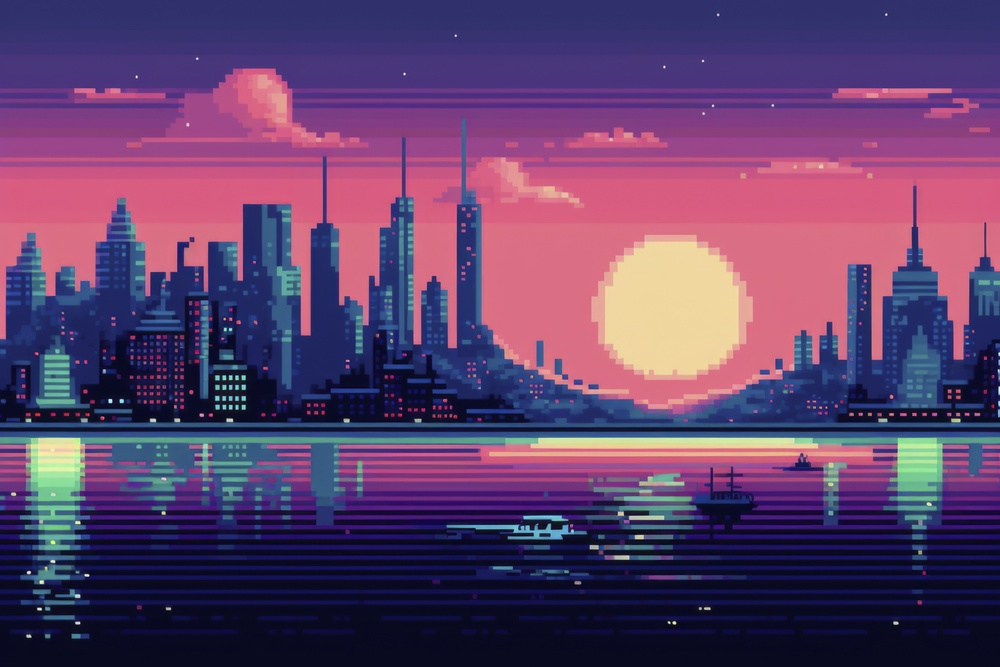
#> input picture code/images/input/sample.jpg, 1000 x 667 px, shrunk from 4032 x 2688 before the run
$ python main.py
#> lines starting #> are read from the running program, lines starting #| are printed output that depends on the picture
### code/functions/image_basics.py
import cv2
import numpy as np
import matplotlib.pyplot as plt

def analyze_image(image_path):
    # Load RGB and Grayscale
#> called with image_path = 'images/input/sample.jpg'
    img_rgb = cv2.imread(image_path)
#> img_rgb is the input picture: shape (667, 1000, 3); mean B, G, R 106.5, 64.4, 95.7
    img_rgb = cv2.cvtColor(img_rgb, cv2.COLOR_BGR2RGB)
    img_gray = cv2.cvtColor(img_rgb, cv2.COLOR_RGB2GRAY)

    print("===== LAB 01: Image Acquisition =====")
    print(f"Resolution     : {img_gray.shape[1]} x {img_gray.shape[0]}")
#| Resolution     : 1000 x 667
    print(f"Data Type      : {img_gray.dtype}")
#| Data Type      : uint8
    print(f"Pixel Matrix (top-left 5x5):\n{img_gray[:5, :5]}")
#| Pixel Matrix (top-left 5x5):
#| [[54 54 54 55 55]
#|  [54 54 54 55 55]
#|  [54 54 54 55 55]
#|  [54 55 55 55 55]
#|  [55 55 55 55 55]]

    fig, axes = plt.subplots(1, 2, figsize=(10, 4))
    axes[0].imshow(img_rgb);      axes[0].set_title("RGB Image");       axes[0].axis('off')
    axes[1].imshow(img_gray, cmap='gray'); axes[1].set_title("Grayscale"); axes[1].axis('off')
    plt.suptitle("Lab 01 - Image Acquisition")
    plt.tight_layout()
    plt.savefig("images/output/lab01_output.png")
    plt.show()

    return img_gray

### code/functions/sampling.py
import cv2
import matplotlib.pyplot as plt
import numpy as np

def sampling_quantization(img):
    print("\n===== LAB 02: Sampling & Quantization =====")
    scales = [0.25, 0.5, 1.0, 1.5, 2.0]
    fig, axes = plt.subplots(2, 5, figsize=(18, 7))

    # --- Sampling ---
    for i, scale in enumerate(scales):
        h, w = img.shape
        resized = cv2.resize(img, (int(w*scale), int(h*scale)))
        resized_back = cv2.resize(resized, (w, h))  # restore for comparison
        axes[0][i].imshow(resized_back, cmap='gray')
        axes[0][i].set_title(f"Scale {scale}x\n{resized.shape[1]}x{resized.shape[0]}")
        axes[0][i].axis('off')
        print(f"Scale {scale}x → Resolution: {resized.shape[1]}x{resized.shape[0]}")

    # --- Quantization (bit depth) ---
    bits = [8, 4, 2, 1]
    for i, bit in enumerate(bits):
        levels = 2 ** bit
        quantized = (img // (256 // levels)) * (256 // levels)
        axes[1][i].imshow(quantized, cmap='gray')
        axes[1][i].set_title(f"{bit}-bit ({levels} levels)")
        axes[1][i].axis('off')
    axes[1][4].axis('off')

    plt.suptitle("Lab 02 - Sampling & Quantization")
    plt.tight_layout()
    plt.savefig("images/output/lab02_output.png")
    plt.show()

### code/functions/transformations.py
import cv2
import numpy as np
import matplotlib.pyplot as plt

def geometric_transformations(img):
    print("\n===== LAB 03: Geometric Transformations =====")
    h, w = img.shape
#> h = 667; w = 1000
    cx, cy = w // 2, h // 2
#> cx = 500; cy = 333

    angles = [30, 45, 60, 90, 120, 150, 180]
    fig, axes = plt.subplots(2, 4, figsize=(16, 8))

    # Rotations
    for i, angle in enumerate(angles):
        M = cv2.getRotationMatrix2D((cx, cy), angle, 1.0)
        rotated = cv2.warpAffine(img, M, (w, h))
        axes[i // 4][i % 4].imshow(rotated, cmap='gray')
        axes[i // 4][i % 4].set_title(f"Rotation {angle}°")
        axes[i // 4][i % 4].axis('off')

    # Translation
    M_trans = np.float32([[1, 0, 50], [0, 1, 30]])
    translated = cv2.warpAffine(img, M_trans, (w, h))
    axes[1][3].imshow(translated, cmap='gray')
    axes[1][3].set_title("Translation (50,30)")
    axes[1][3].axis('off')

    plt.suptitle("Lab 03 - Geometric Transformations")
    plt.tight_layout()
    plt.savefig("images/output/lab03_output.png")
    plt.show()

    # Inverse (restore 90° rotation)
    M90 = cv2.getRotationMatrix2D((cx, cy), 90, 1.0)
    rotated90 = cv2.warpAffine(img, M90, (w, h))
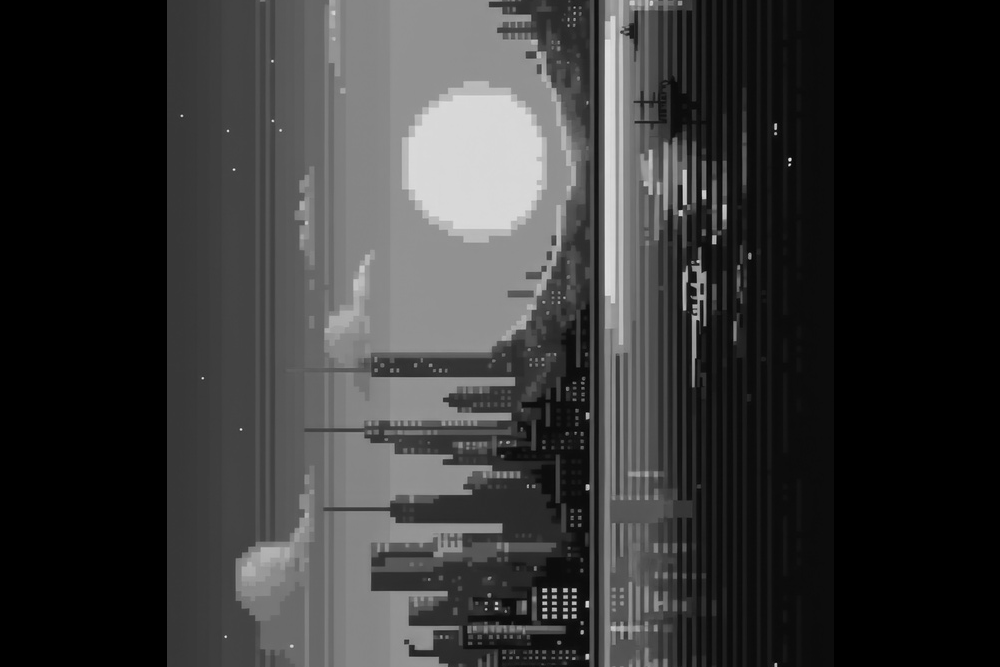
#> rotated90: shape (667, 1000); min 0, max 239, mean 53.8
    M_inv = cv2.getRotationMatrix2D((cx, cy), -90, 1.0)
    restored = cv2.warpAffine(rotated90, M_inv, (w, h))
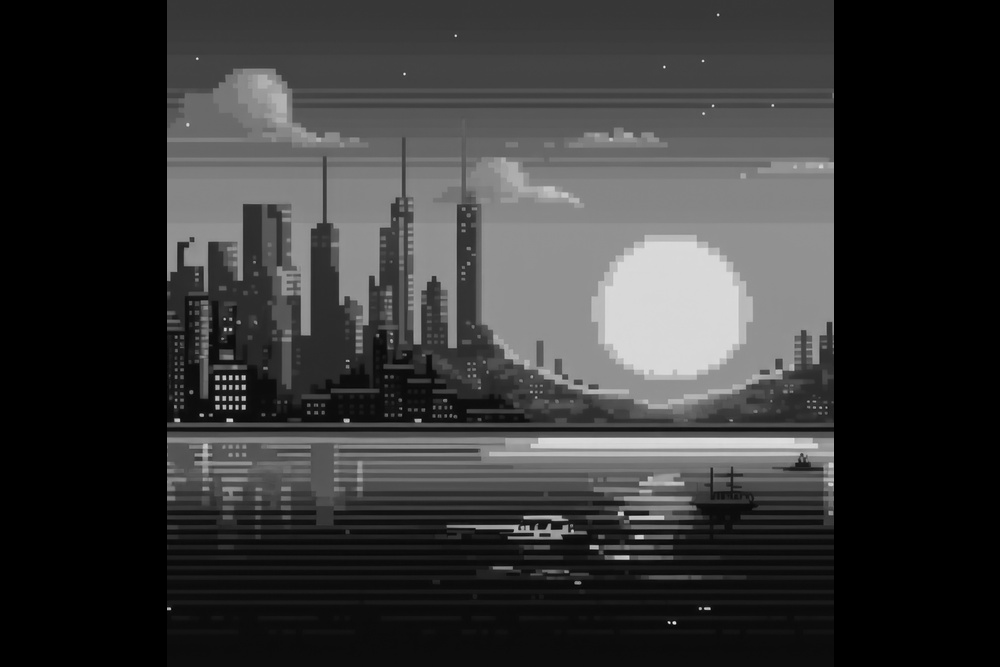
#> restored: shape (667, 1000); min 0, max 239, mean 53.8

    fig2, ax = plt.subplots(1, 3, figsize=(12, 4))
    ax[0].imshow(img, cmap='gray');        ax[0].set_title("Original");    ax[0].axis('off')
    ax[1].imshow(rotated90, cmap='gray');  ax[1].set_title("Rotated 90°"); ax[1].axis('off')
    ax[2].imshow(restored, cmap='gray');   ax[2].set_title("Restored");    ax[2].axis('off')
    plt.suptitle("Lab 03 - Inverse Transformation")
    plt.savefig("images/output/lab03_inverse.png")
    plt.show()

### code/functions/intensity.py
import cv2
import numpy as np
import matplotlib.pyplot as plt

def intensity_transformations(img):
    print("\n===== LAB 04: Intensity Transformations =====")

    # Negative
    negative = 255 - img
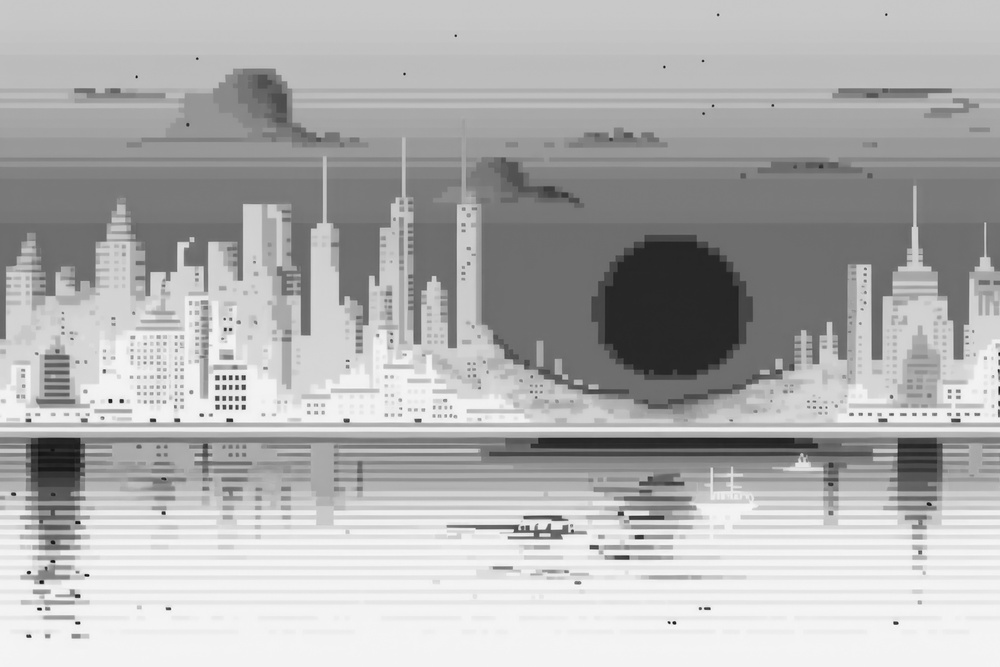
#> negative: shape (667, 1000); min 3, max 253, mean 176.4

    # Log transformation
    img_float = np.float32(img) + 1
    c = 255 / np.log(1 + np.max(img_float))
#> c = 46.05
    log_img = np.uint8(c * np.log(img_float))
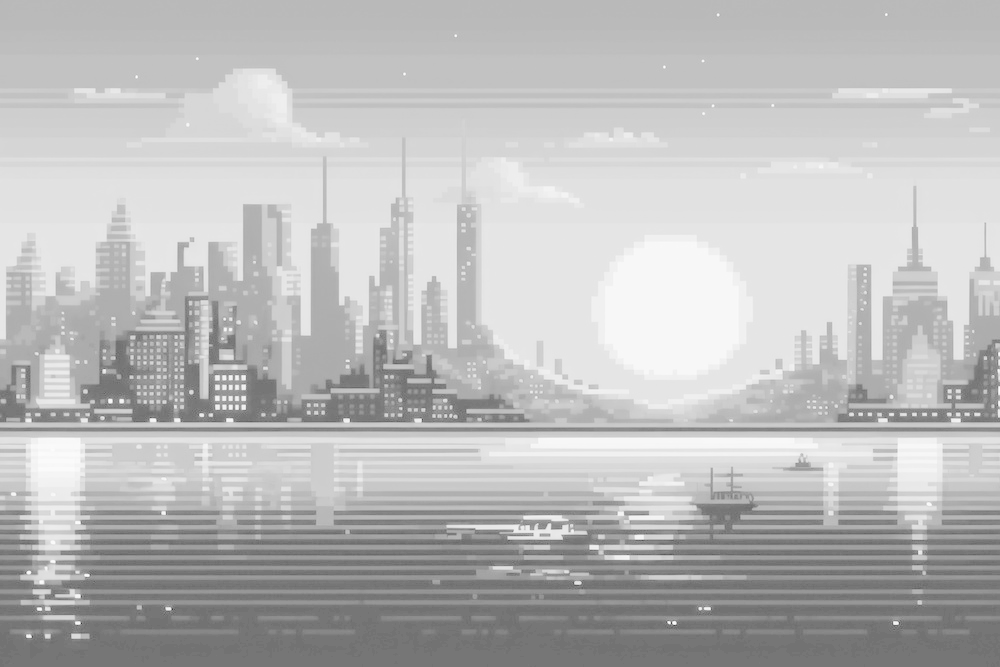
#> log_img: shape (667, 1000); min 50, max 254, mean 187.5

    # Gamma corrections
    def gamma_correction(image, gamma):
#> called with gamma = 0.5
        table = np.array([(i / 255.0) ** gamma * 255 for i in range(256)], dtype=np.uint8)
        return cv2.LUT(image, table)

    gamma_05 = gamma_correction(img, 0.5)
    gamma_15 = gamma_correction(img, 1.5)
#> call 2 of gamma_correction, with gamma = 1.5
#> in gamma_correction (call 2), `return cv2.LUT(image, table)`:
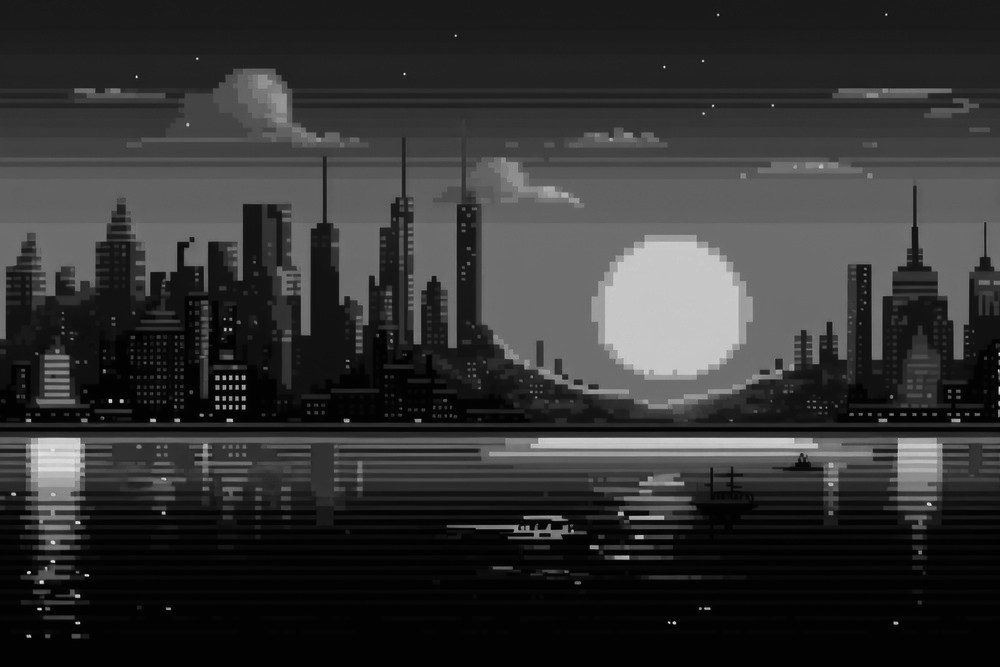
#> returned value: shape (667, 1000); min 0, max 250, mean 50.5

    titles = ["Original", "Negative", "Log", "Gamma=0.5", "Gamma=1.5"]
    images = [img, negative, log_img, gamma_05, gamma_15]

    fig, axes = plt.subplots(1, 5, figsize=(18, 4))
    for ax, image, title in zip(axes, images, titles):
        ax.imshow(image, cmap='gray')
        ax.set_title(title)
        ax.axis('off')
#> this loop made 5 passes
#> title on passes 1 to 5: 'Original', 'Negative', 'Log', 'Gamma=0.5', 'Gamma=1.5'

    plt.suptitle("Lab 04 - Intensity Transformations")
    plt.tight_layout()
    plt.savefig("images/output/lab04_output.png")
    plt.show()

    print("Best for Brightening      → Gamma = 0.5")
    print("Best for Highlighting Details → Log Transformation")

    return gamma_05  # best enhanced version

### code/functions/histogram.py
import cv2
import matplotlib.pyplot as plt

def histogram_processing(img):
    print("\n===== LAB 05: Histogram Processing =====")

    equalized = cv2.equalizeHist(img)

    fig, axes = plt.subplots(2, 2, figsize=(12, 8))

    axes[0][0].imshow(img, cmap='gray');       axes[0][0].set_title("Original Image");    axes[0][0].axis('off')
    axes[0][1].imshow(equalized, cmap='gray'); axes[0][1].set_title("Equalized Image");   axes[0][1].axis('off')
    axes[1][0].hist(img.ravel(), 256, [0, 256], color='blue', alpha=0.7)
    axes[1][0].set_title("Original Histogram")
    axes[1][1].hist(equalized.ravel(), 256, [0, 256], color='green', alpha=0.7)
    axes[1][1].set_title("Equalized Histogram")

    plt.suptitle("Lab 05 - Histogram Processing")
    plt.tight_layout()
    plt.savefig("images/output/lab05_output.png")
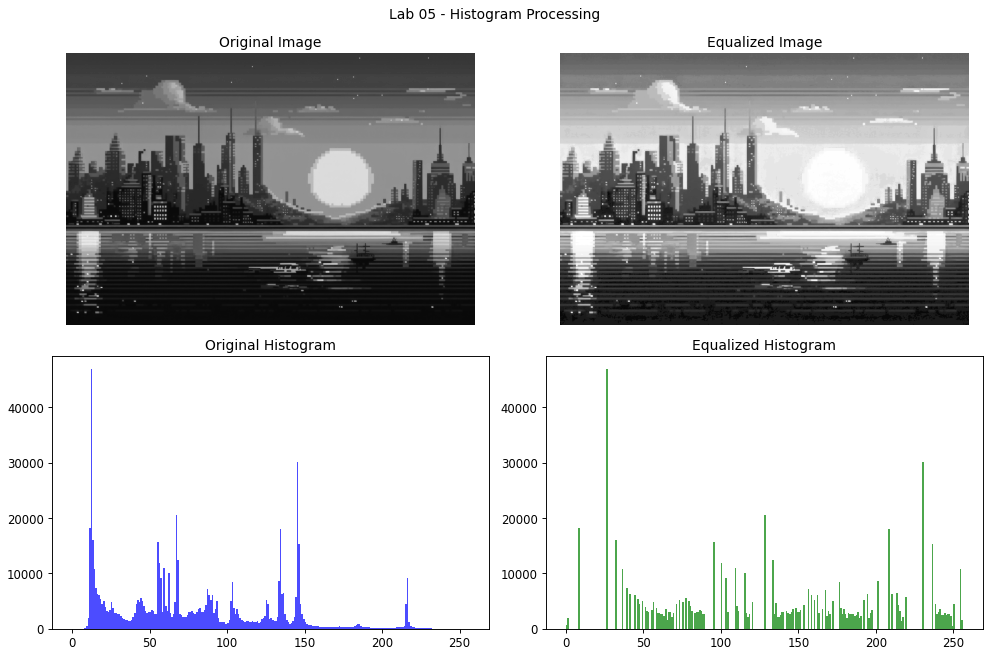
#> figure drawn by matplotlib, 4 panels; panel 3: tallest bar 46864 high, from x = 12 to 13; panel 4: tallest bar 46864 high, from x = 26 to 27
    plt.show()

    return equalized

### code/functions/pipeline.py
import cv2
import numpy as np

def process_image(input_image):
    """Full enhancement pipeline"""
    # Step 1: Denoise
    denoised = cv2.fastNlMeansDenoising(input_image, h=10)

    # Step 2: Gamma correction (brighten)
    table = np.array([(i / 255.0) ** 0.5 * 255 for i in range(256)], dtype=np.uint8)
    brightened = cv2.LUT(denoised, table)

    # Step 3: Histogram equalization (contrast)
    equalized = cv2.equalizeHist(brightened)

    # Step 4: Sharpening
    kernel = np.array([[0, -1, 0], [-1, 5, -1], [0, -1, 0]])
    sharpened = cv2.filter2D(equalized, -1, kernel)
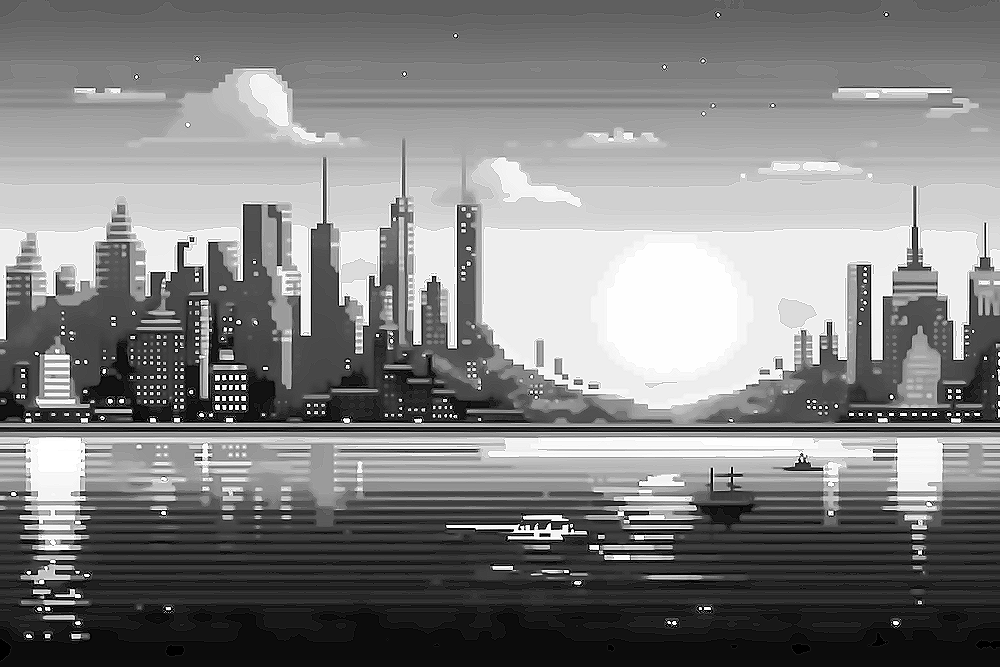
#> sharpened: shape (667, 1000); min 0, max 255, mean 129.3

    return sharpened

### code/main.py
import cv2
import matplotlib.pyplot as plt
import os

from functions.image_basics   import analyze_image
from functions.sampling     import sampling_quantization
from functions.transformations    import geometric_transformations
from functions.intensity     import intensity_transformations
from functions.histogram     import histogram_processing
from functions.pipeline      import process_image

# Setup
os.makedirs("images/output", exist_ok=True)
IMAGE_PATH = "images/input/sample.jpg"

# Run all labs
img_gray = analyze_image(IMAGE_PATH)
sampling_quantization(img_gray)
geometric_transformations(img_gray)
intensity_transformations(img_gray)
histogram_processing(img_gray)

# Final pipeline
enhanced = process_image(img_gray)
cv2.imwrite("images/output/final_enhanced.png", enhanced)

fig, ax = plt.subplots(1, 2, figsize=(10, 4))
ax[0].imshow(img_gray, cmap='gray'); ax[0].set_title("Original");  ax[0].axis('off')
ax[1].imshow(enhanced, cmap='gray'); ax[1].set_title("Enhanced");  ax[1].axis('off')
plt.suptitle("Lab 06 - Final Enhanced Output")
plt.savefig("images/output/lab06_final.png")
plt.show()

print("\n✅ All tasks complete! Check images/output/ for results.")
